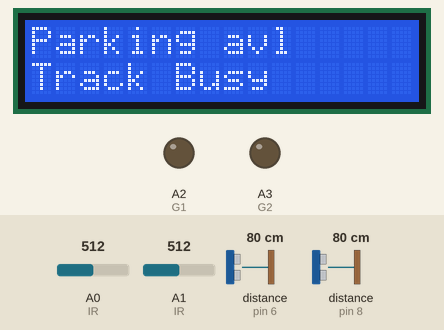
Simulated run of this sketch. Board: Arduino Uno, built with avr-gcc and run on an emulated ATmega328P. Parts: 16×2 character LCD, output pins drawn as LEDs (lit = HIGH). Wiring (inferred from the names in the program): 2 × ultrasonic range finder: trigger pin 7, echo pin 6 / trigger pin 9, echo pin 8. Inputs (shaded band) come from the test bench; at power-on: distance to the obstacle (sensors on pin 6, pin 8) 80 cm, A0 (IR) = 512, A1 (IR) = 512. The echo pulse lasts 58.3 µs per cm; pins used as bus, display or sensor lines are not drawn; what the sketch prints to the serial monitor is not drawn.

Above: at 1.2 s.
1.3 s: distance to the obstacle (sensor on pin 6) set to 12 cm
3.3 s: distance to the obstacle (sensor on pin 6) set to 9 cm
At 4.8 s:
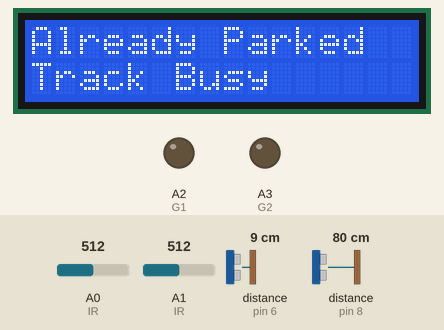
5.6 s: A0 (IR) set to 489
At 7.0 s:
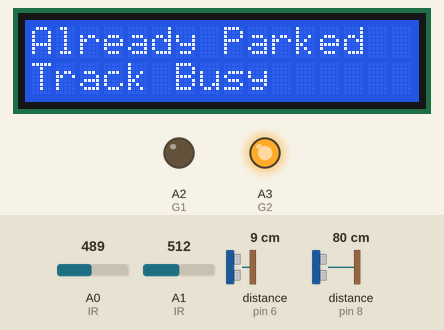
7.6 s: A1 (IR) set to 490
At 10.2 s:
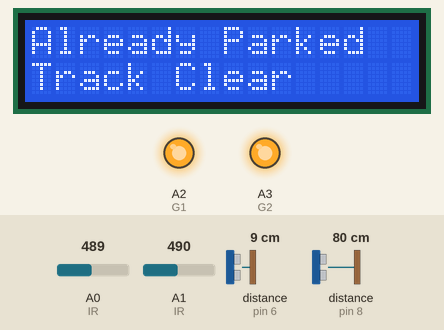
10.6 s: distance to the obstacle (sensor on pin 6) set to 18 cm
At 11.7 s:
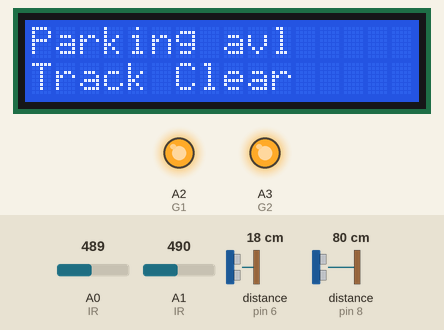
12.6 s: A0 (IR) set to 510
At 14.9 s:
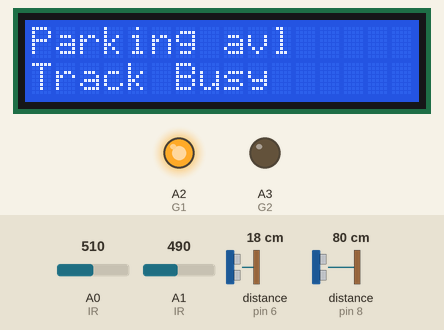
Timing chart, 0 to 16.4 s (numbered marks = the images above; inputs shaded):
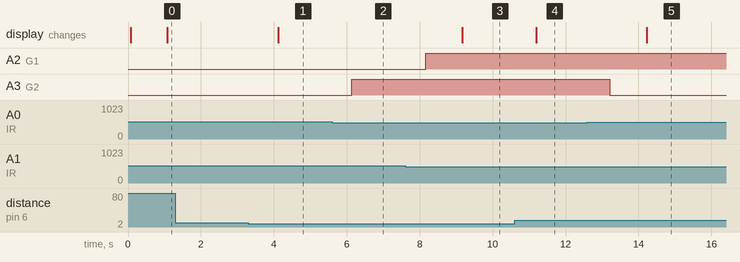

The sketch:

Automatic_Parking.ino
```cpp
#include <LiquidCrystal.h>
const int rs = 10, en = 11, d4 = 5, d5 = 4, d6 = 3, d7 = 2;
LiquidCrystal lcd(rs, en, d4, d5, d6, d7);


const int trigPin = 9;
const int echoPin = 8;
const int trigPin1= 7;
const int echoPin1= 6;
long time1=0;
float hr=0;
float charge=0;
int t;


long duration,duration1;
int distance,distance1;
void setup()
{
  pinMode(trigPin, OUTPUT);
  pinMode(echoPin, INPUT);
  pinMode(trigPin1, OUTPUT);
  pinMode(echoPin1, INPUT);
  pinMode(A2,OUTPUT);       //G1
  pinMode(A3,OUTPUT);       //G2
  pinMode(12,OUTPUT);       //R1
  pinMode(13,OUTPUT);       //R2
  pinMode(A0,INPUT);
  pinMode(A1,INPUT);
  Serial.begin(9600);
  lcd.begin(16,2);
}

void loop()
{
  if(Serial.available()){
    t=Serial.read();
    //Serial.println(t);
    }
  if(t=99)
  {
    Serial.println("Bill Paid");
  }

  int value=analogRead(A0); // IR readings for parking  slot 1
  //Serial.println(value);
  int value1=analogRead(A1); // IR readings for parking slot 2
  //Serial.println(value1);

  /*
    Ultrasonic Readings for Main Road
  */

  digitalWrite(trigPin, LOW);
  delayMicroseconds(2);
  digitalWrite(trigPin, HIGH);
  delayMicroseconds(10);
  digitalWrite(trigPin, LOW);
  duration = pulseIn(echoPin, HIGH);
  distance= duration*0.034/2;
  //Serial.print("Distance: ");
  //delay(1000);
  //Serial.println(distance);

  if((distance>10)&&(value1<500))
  {
    digitalWrite(A2,HIGH);            //G1
    digitalWrite(12,LOW);             //R1
  }

  if((distance>10)&&(value<500))
  {
    digitalWrite(A3,HIGH);            //G2
    digitalWrite(13,LOW);             //R2
  }

  if((distance<10)||(value1>500))
  {
    digitalWrite(A2,LOW);             //G1
    digitalWrite(12,HIGH);            //R1
  }

  if((distance<10)||(value>500))
  {
    digitalWrite(A3,LOW);             //G2
    digitalWrite(13,HIGH);            //R2
  }

  /*
    Ultrasonic Readings for Parking Slot
  */

  digitalWrite(trigPin1, LOW);
  delayMicroseconds(2);
  digitalWrite(trigPin1, HIGH);
  delayMicroseconds(10);
  digitalWrite(trigPin1, LOW);
  duration1 = pulseIn(echoPin1, HIGH);
  distance1= duration1*0.034/2;
  //Serial.print("Distance1: ");
  //delay(1000);
  //Serial.println(distance1);

    if(distance1<10)
  {
    time1=time1+1;                // Counts the parking time (in sec)
    lcd.setCursor(0, 0);
    lcd.print("Already Parked");
  }
  if(distance1>10)
  {
    lcd.setCursor(0, 0);
    lcd.print("Parking avl   ");
    }
  delay(1000);
  hr=(time1)/3600;               // Changes time to Hours
  charge=hr*6;                   // Parking Charge for 1 Hour
  Serial.println(charge);        // Sending total charge to mobile

  /*
     Printing Information for incoming costumer on LCD Display
  */

  if((value>500)||(value1>500)||(distance<10))
  {
    lcd.setCursor(0, 1);
    lcd.print("Track Busy ");
  }
  else
  {
    lcd.setCursor(0, 1);
    lcd.print("Track Clear");
    }

}
```

Measured:
- the behaviour switches between 11 and 10 cm on distance to the obstacle (sensor on pin 6) (found by bisection; images 0 and 1)
- the behaviour switches between 500 and 499 on A0 (IR) (found by bisection; images 1 and 2)
- after the input at 1.3 s, every drawn part: stays the same
- after the input at 3.3 s, the display: changes after 0.82 s (image 1)
- after the input at 5.6 s, A3 (G2): LOW → HIGH after 0.54 s
- after the input at 7.6 s, A2 (G1): LOW → HIGH after 0.56 s; the display: changes after 1.6 s (image 3)
- after the input at 10.6 s, the display: changes after 0.60 s (image 4)
- after the input at 12.6 s, A3 (G2): HIGH → LOW after 0.61 s; the display: changes after 1.6 s (image 5)
